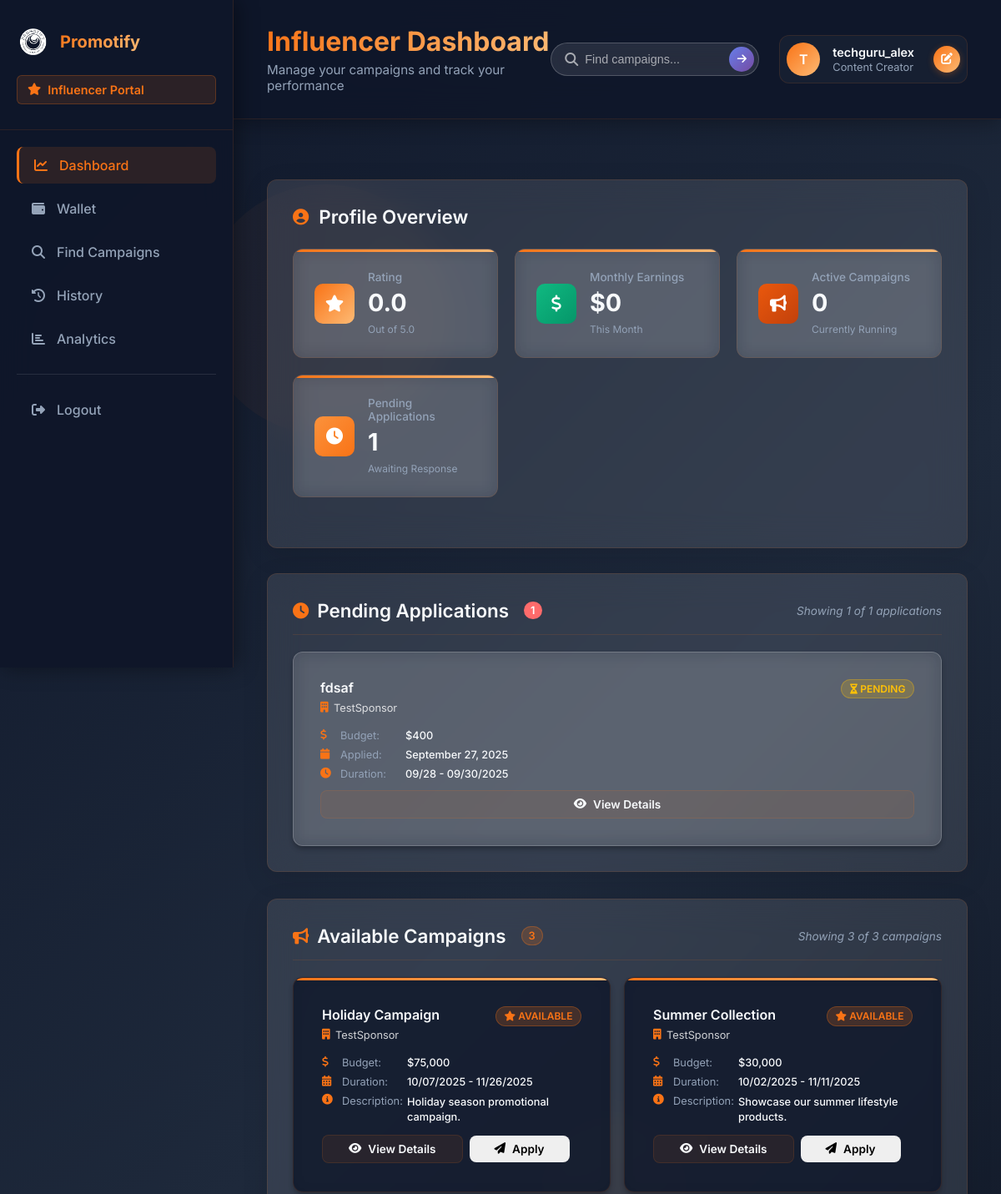
Page /idash (signed in, upper part) on the earlier database version.
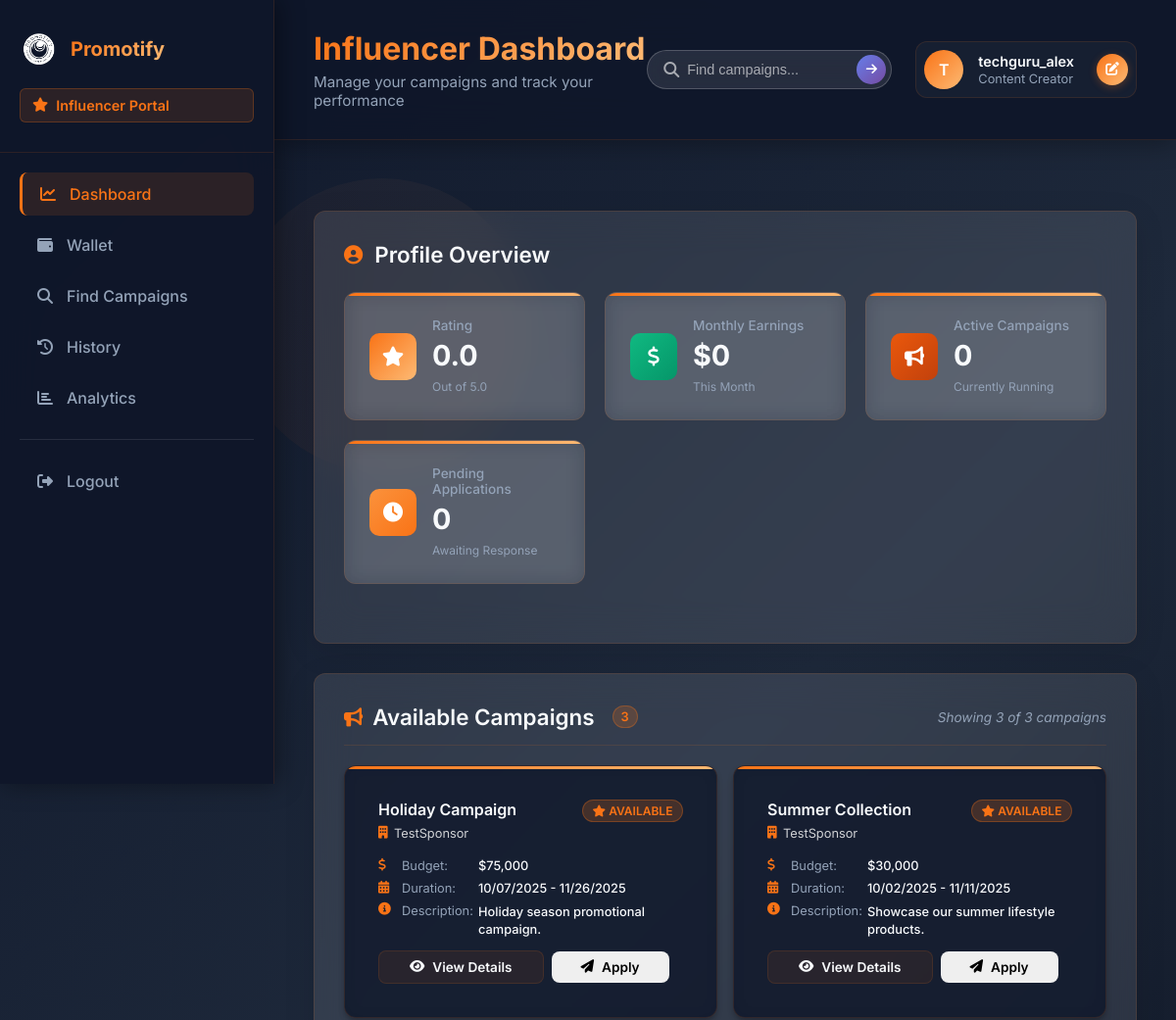
Same page on the later database version.
### models.py (models this page shows, shortened)
class Application(db.Model):
    id = db.Column(db.Integer, primary_key=True)
    influencer_id = db.Column(db.Integer, db.ForeignKey('influencer.id', ondelete='CASCADE'), nullable=False)
    campaign_id = db.Column(db.Integer, db.ForeignKey('campaign.id', ondelete='CASCADE'), nullable=False)
    status = db.Column(db.String(20), default='pending')
    created_at = db.Column(db.DateTime, default=datetime.utcnow)
    influencer = db.relationship('Influencer', backref=db.backref('applications', lazy=True, cascade='all, delete-orphan'))
    campaign = db.relationship('Campaign', backref=db.backref('applications', lazy=True, cascade='all, delete-orphan'))

class Campaign(db.Model):
    id = db.Column(db.Integer, primary_key=True)
    sponsor_id = db.Column(db.Integer, db.ForeignKey('sponsor.id', ondelete='CASCADE'), nullable=False)
    name = db.Column(db.String(15), nullable=False)
    description = db.Column(db.Text, nullable=True)
    start_date = db.Column(db.Date, nullable=False)
    end_date = db.Column(db.Date, nullable=False)
    budget = db.Column(db.Float, nullable=False)
    status = db.Column(db.String(50))
    created_at = db.Column(db.DateTime, default=datetime.utcnow)
    sponsor = db.relationship('Sponsor', backref=db.backref('campaigns', lazy=True, cascade='all, delete-orphan'))
    influencers = db.relationship('Influencer', secondary='application',
                                  primaryjoin="and_(Campaign.id==Application.campaign_id, Application.status=='accepted')",
                                  backref=db.backref('accepted_campaigns', lazy='dynamic'))

class Sponsor(db.Model):
    id = db.Column(db.Integer, primary_key=True)
    username = db.Column(db.String(15), unique=True, nullable=False)
    email = db.Column(db.String(20), unique=True, nullable=False)
    password = db.Column(db.String(10), nullable=False)
    industry = db.Column(db.String(20), nullable=False)
    wallet_balance = db.Column(db.Float, default=0.0, nullable=False)
    date_joined = db.Column(db.DateTime, default=datetime.utcnow)

### routes.py (the view)
    @app.route('/idash')
    @app.route('/idash/<int:campaign_id>')
    def influ_dash(campaign_id=None):
        if 'influencer_id' not in session:
            flash('You need to log in first.', 'error')
            return redirect(url_for('influ_log'))
        influencer = Influencer.query.get(session['influencer_id'])
        pending_limit = int(request.args.get('pending_limit', 10))
        active_limit = int(request.args.get('active_limit', 10))
        available_limit = int(request.args.get('available_limit', 10))
        applied_campaign_ids = [app.campaign_id for app in influencer.applications]
        all_available_campaigns = Campaign.query.filter(
            ~Campaign.id.in_(applied_campaign_ids),
            Campaign.end_date >= datetime.now().date()
        ).order_by(Campaign.start_date.desc()).all()
        all_pending_applications = Application.query.filter_by(
            influencer_id=influencer.id,
            status='pending'
        ).order_by(Application.created_at.desc()).all()
        all_active_campaigns = Application.query.filter_by(
            influencer_id=influencer.id,
            status='accepted'
        ).order_by(Application.created_at.desc()).all()
        available_campaigns = all_available_campaigns[:available_limit]
        pending_applications = all_pending_applications[:pending_limit]
        active_campaigns = all_active_campaigns[:active_limit]
        has_more_available = len(all_available_campaigns) > available_limit
        has_more_pending = len(all_pending_applications) > pending_limit
        has_more_active = len(all_active_campaigns) > active_limit
        selected_campaign = None
        if campaign_id:
            selected_campaign = Campaign.query.get(campaign_id)
        return render_template('influ_dash.html',
                               influencer=influencer,
                               available_campaigns=available_campaigns,
                               pending_applications=pending_applications,
                               active_campaigns=active_campaigns,
                               selected_campaign=selected_campaign,
                               has_more_available=has_more_available,
                               has_more_pending=has_more_pending,
                               has_more_active=has_more_active,
                               available_limit=available_limit,
                               pending_limit=pending_limit,
                               active_limit=active_limit,
                               total_available=len(all_available_campaigns),
                               total_pending=len(all_pending_applications),
                               total_active=len(all_active_campaigns))

### models.py (called while the page is built)
    def get_total_followers(self):
        return sum([
            self.instagram_followers or 0,
            self.youtube_subscribers or 0,
            self.twitter_followers or 0,
            self.linkedin_connections or 0
        ])

### templates/influ_dash.html (shortened to what the changed rows need)
<!DOCTYPE html>
<html lang="en">
<head>
    <link rel="stylesheet" type="text/css" href="{{ url_for('static', filename='css/idash.css') }}">
    <link rel="stylesheet" href="https://cdnjs.cloudflare.com/ajax/libs/font-awesome/6.4.0/css/all.min.css">
</head>
<body>
    <div class="background">
        <div class="shape shape-1"></div>
        <div class="shape shape-2"></div>
    </div>
    <main class="main-content">
        <div class="content-header">
            <div class="header-left">
                <h1>Influencer Dashboard</h1>
            </div>
        </div>
        <div class="content">
            <div class="profile-section content-section">
                <h2 class="section-title">
                    <i class="fas fa-user-circle"></i>
                    Profile Overview
                </h2>
                <div class="stats-grid">
                    <div class="stat-card">
                        <div class="stat-content">
                            <h3>Pending Applications</h3>
                            <p class="stat-number">{{ pending_applications|length if pending_applications else 0 }}</p>
                            <span class="stat-label">Awaiting Response</span>
                        </div>
                    </div>
                </div>
            </div>
            {% if pending_applications or total_pending > 0 %}
            <div class="pending-section content-section">
                <div class="section-header">
                    <h2 class="section-title">
                        <i class="fas fa-clock"></i>
                        Pending Applications
                        <span class="badge">{{ total_pending }}</span>
                    </h2>
                    {% if pending_applications %}
                    <div class="section-info">
                        Showing {{ pending_applications|length }} of {{ total_pending }} applications
                    </div>
                    {% endif %}
                </div>
                {% if pending_applications %}
                <div class="pending-grid">
                    {% for application in pending_applications %}
                    <div class="pending-card enhanced-card">
                        <div class="card-header">
                            <div class="campaign-info-header">
                                <h3 class="campaign-name">{{ application.campaign.name }}</h3>
                                <div class="campaign-meta">
                                    <span class="campaign-sponsor">
                                        <i class="fas fa-building"></i>
                                        {{ application.campaign.sponsor.username }}
                                    </span>
                                </div>
                            </div>
                            <div class="status-badge pending">
                                <i class="fas fa-hourglass-half"></i>
                                Pending
                            </div>
                        </div>
                        <div class="card-body">
                            <div class="campaign-details">
                                <div class="detail-row">
                                    <i class="fas fa-dollar-sign"></i>
                                    <span class="detail-label">Budget:</span>
                                    <span class="detail-value">${{ "{:,.0f}".format(application.campaign.budget) }}</span>
                                </div>
                                <div class="detail-row">
                                    <i class="fas fa-calendar"></i>
                                    <span class="detail-label">Applied:</span>
                                    <span class="detail-value">{{ application.created_at.strftime('%B %d, %Y') }}</span>
                                </div>
                                <div class="detail-row">
                                    <i class="fas fa-clock"></i>
                                    <span class="detail-label">Duration:</span>
                                    <span class="detail-value">{{ application.campaign.start_date.strftime('%m/%d') }} - {{ application.campaign.end_date.strftime('%m/%d/%Y') }}</span>
                                </div>
                            </div>
                        </div>
                        <div class="card-footer">
                            <a href="{{ url_for('influ_dash', campaign_id=application.campaign.id) }}" class="btn btn-secondary btn-sm">
                                <i class="fas fa-eye"></i> View Details
                            </a>
                        </div>
                    </div>
                    {% endfor %}
                </div>
                {% else %}
                <div class="empty-state">
                    <i class="fas fa-clock"></i>
                    <p>No pending applications at the moment.</p>
                    <p class="empty-subtitle">Applications you submit will appear here for tracking.</p>
                </div>
                {% endif %}
            </div>
            {% endif %}
            <div class="campaigns-section content-section">
                <div class="section-header">
                    <h2 class="section-title">
                        <i class="fas fa-bullhorn"></i>
                        Available Campaigns
                        <span class="badge info">{{ total_available }}</span>
                    </h2>
                </div>
                {% if available_campaigns %}
                    <div class="campaigns-grid">
                        {% for campaign in available_campaigns %}
                        <div class="campaign-card enhanced-card">
                            <div class="card-header">
                                <div class="campaign-info-header">
                                    <h3 class="campaign-name">{{ campaign.name }}</h3>
                                    <div class="campaign-meta">
                                        <span class="campaign-sponsor">
                                            <i class="fas fa-building"></i>
                                            {{ campaign.sponsor.username }}
                                        </span>
                                    </div>
                                </div>
                                <div class="status-badge available">
                                    <i class="fas fa-star"></i>
                                    Available
                                </div>
                            </div>
                            <div class="card-body">
                                <div class="campaign-details">
                                    <div class="detail-row">
                                        <i class="fas fa-dollar-sign"></i>
                                        <span class="detail-label">Budget:</span>
                                        <span class="detail-value">${{ "{:,.0f}".format(campaign.budget) }}</span>
                                    </div>
                                    <div class="detail-row">
                                        <i class="fas fa-calendar-alt"></i>
                                        <span class="detail-label">Duration:</span>
                                        <span class="detail-value">{{ campaign.start_date.strftime('%m/%d/%Y') }} - {{ campaign.end_date.strftime('%m/%d/%Y') }}</span>
                                    </div>
                                    {% if campaign.description %}
                                    <div class="detail-row description">
                                        <i class="fas fa-info-circle"></i>
                                        <span class="detail-label">Description:</span>
                                        <span class="detail-value">{{ campaign.description[:100] }}{% if campaign.description|length > 100 %}...{% endif %}</span>
                                    </div>
                                    {% endif %}
                                </div>
                            </div>
                            <div class="card-footer">
                                <a href="{{ url_for('influ_dash', campaign_id=campaign.id) }}" class="btn btn-secondary btn-sm">
                                    <i class="fas fa-eye"></i> View Details
                                </a>
                                <form action="{{ url_for('apply_campaign', campaign_id=campaign.id) }}" method="post" style="display: inline;">
                                    <button type="submit" class="btn btn-success btn-sm apply-btn">
                                        <i class="fas fa-paper-plane"></i> Apply
                                    </button>
                                </form>
                            </div>
                        </div>
                        {% endfor %}
                    </div>
                {% endif %}
            </div>
        </div>
    </main>
</body>
</html>

Differences in the rows shown:
no longer on this page (row edited): Application: campaign.name "fdsaf", campaign.sponsor.username "TestSponsor", created_at "September 27, 2025", campaign.start_date "09/28", campaign.end_date "09/30/2025"
no longer on this page (row unchanged): Campaign: campaign.budget "400"
Other differences:
{{ pending_applications|length if pending_applications else 0 }}: "1" → "0"
{{ total_pending }}: "1" → (not shown)
{{ pending_applications|length }}: "1" → (not shown)
text no longer shown: "Pending Applications Showing of applications"
